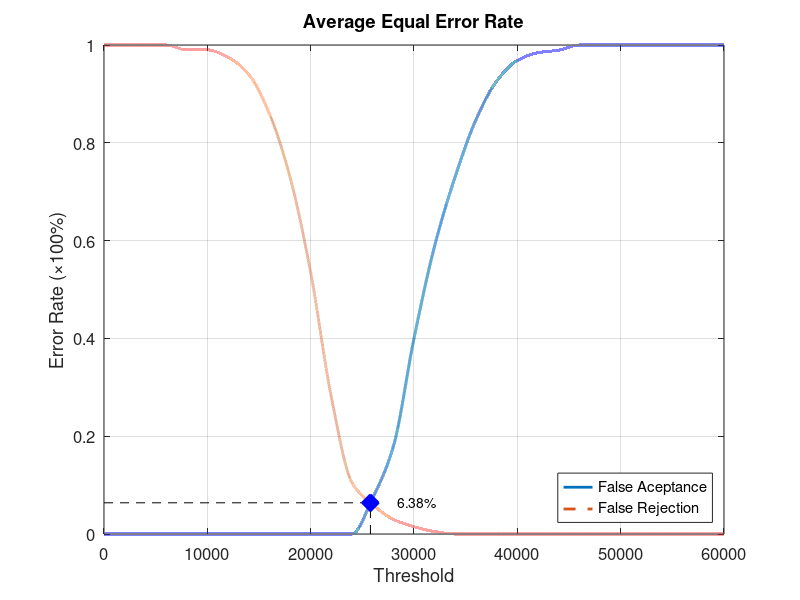
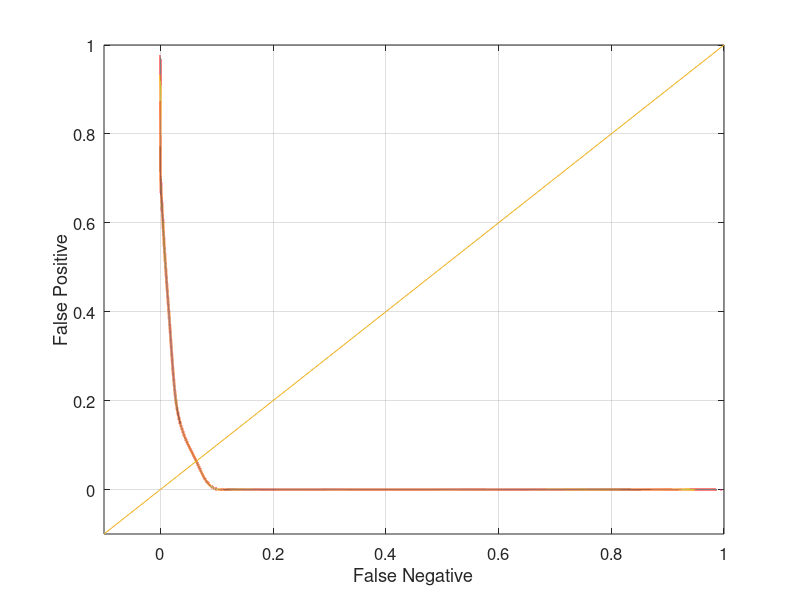

Here is the MATLAB script that generated these plots, in order:
function yEER = Database5_4
close all;
clear;
clc;
x = 0:2000:60000;
xq = 0:0.5:60000;

y0 = [0 0 0 0 0 0 0 0 0 0 0 0 0 0.0736842 0.178947 0.4 0.589474 0.731579 0.847368 0.926316 0.968421 0.984211 0.989474 1 1 1 1 1 1 1 1];
yy0 = interp1(x, y0, xq, 'pchip');
y1 = [1 1 1 1 0.99 0.99 0.975 0.94 0.86 0.73 0.535 0.28 0.105 0.06 0.03 0.015 0.005 0 0 0 0 0 0 0 0 0 0 0 0 0 0];
yy1 = interp1(x, y1, xq, 'pchip');

% Calculating EER: 
y2 = abs(y0 - y1);
find(y2 == min(y2))
yy2 = abs(yy0 - yy1);
xEER = find(yy2 == min(yy2));
xEERIndex = xq(xEER) % X-axis EER
yEER = yy0(xEER) % Y-axis EER

main = figure
plot(xq, yy0,'-','LineWidth', 2);	hold on
plot(xq, yy1,'--','LineWidth', 2);	hold on
plot([xEERIndex xEERIndex], [0 yEER], 'k--');	hold on
plot([0 xEERIndex], [yEER yEER], 'k--');	hold on
plot(xEERIndex, yEER, 'bx', 'LineWidth', 10);	hold on
text(xEERIndex + 10 * xEERIndex / 100, yEER, [num2str(round((10000 * yEER)) / 100) '%'])
legend('False Aceptance', 'False Rejection', 'Location', 'SouthEast')
xlabel('Threshold')
ylabel('Error Rate (\times100%)')
title('Average Equal Error Rate')
set(gca, 'FontSize', 12)
axis([0 60000 0 1])
grid on

print(main, 'Database5_4Main', '-dpng');
FNRxFPR = figure('Color', [1 1 1]);
plot(yy1, yy0, '-', yy1, yy0, 'LineWidth', 2);
hold on
y = -0.1:0.1:1
plot(y, y); 
set(gca, 'FontSize', 12)
xlabel('False Negative')
ylabel('False Positive')
axis([-0.1 1 -0.1 1])
set(gca, 'FontSize', 12)
grid on

print(FNRxFPR, 'Database5_4FNRxFPR','-dpng');
end
